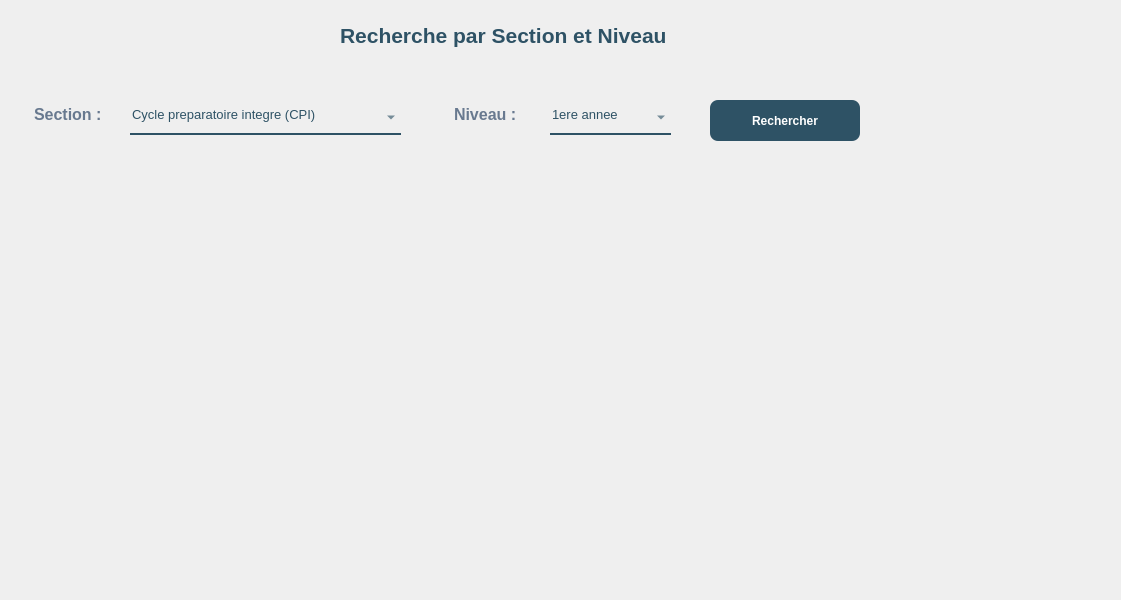
<?xml version="1.0" encoding="UTF-8"?>
<ui version="4.0">
 <class>Dialog</class>
 <widget class="QDialog" name="Dialog">
  <property name="geometry">
   <rect>
    <x>0</x>
    <y>0</y>
    <width>1121</width>
    <height>600</height>
   </rect>
  </property>
  <property name="windowTitle">
   <string>Dialog</string>
  </property>
  <widget class="QPushButton" name="pushButton">
   <property name="geometry">
    <rect>
     <x>710</x>
     <y>100</y>
     <width>150</width>
     <height>41</height>
    </rect>
   </property>
   <property name="font">
    <font>
     <pointsize>-1</pointsize>
     <weight>87</weight>
     <bold>true</bold>
    </font>
   </property>
   <property name="styleSheet">
    <string notr="true">background: rgb(255,255,255);
background: rgba(46,82,101,255);
  border: 0 solid #E2E8F0;
  color: rgb(255, 255, 255);
  font-size: 12px;
  font-weight: 700;
  height: 56px;
  border-radius: 8px;

</string>
   </property>
   <property name="text">
    <string>Rechercher</string>
   </property>
  </widget>
  <widget class="QLabel" name="label_10">
   <property name="geometry">
    <rect>
     <x>340</x>
     <y>10</y>
     <width>441</width>
     <height>51</height>
    </rect>
   </property>
   <property name="font">
    <font>
     <family>Arial</family>
     <pointsize>16</pointsize>
     <weight>75</weight>
     <bold>true</bold>
     <underline>false</underline>
    </font>
   </property>
   <property name="styleSheet">
    <string notr="true">color:rgba(46,82,101,255);
background-color:rgba(0,0,0,0);
</string>
   </property>
   <property name="text">
    <string>Recherche par Section et Niveau</string>
   </property>
  </widget>
  <widget class="QComboBox" name="comboBox">
   <property name="geometry">
    <rect>
     <x>130</x>
     <y>100</y>
     <width>271</width>
     <height>35</height>
    </rect>
   </property>
   <property name="font">
    <font>
     <pointsize>10</pointsize>
     <weight>50</weight>
     <bold>false</bold>
    </font>
   </property>
   <property name="styleSheet">
    <string notr="true">background-color:rgba(0,0,0,0);
border: 2px solid rgba(0,0,0,0);
border-bottom-color:rgba(46,82,101,255);
color:rgba(46,82,101,255);
padding-bottom:7px;</string>
   </property>
   <item>
    <property name="text">
     <string>Cycle preparatoire integre (CPI)</string>
    </property>
   </item>
   <item>
    <property name="text">
     <string>Licence en sciences de l informatique (L-I)</string>
    </property>
   </item>
   <item>
    <property name="text">
     <string>Licence en mathematiques appliquee (L-M)</string>
    </property>
   </item>
   <item>
    <property name="text">
     <string>Mastere de recherche en genie logiciel (MR-GL)</string>
    </property>
   </item>
   <item>
    <property name="text">
     <string>Mastere professionnel en genie logiciel (MP-GL)</string>
    </property>
   </item>
   <item>
    <property name="text">
     <string>Diplome national d ingenieur en electronique (ING)</string>
    </property>
   </item>
  </widget>
  <widget class="QTableView" name="tableView">
   <property name="geometry">
    <rect>
     <x>20</x>
     <y>180</y>
     <width>1081</width>
     <height>391</height>
    </rect>
   </property>
   <property name="styleSheet">
    <string notr="true">background:rgba(0,0,0,0);
border:none;</string>
   </property>
  </widget>
  <widget class="QComboBox" name="comboBox_2">
   <property name="geometry">
    <rect>
     <x>550</x>
     <y>100</y>
     <width>121</width>
     <height>35</height>
    </rect>
   </property>
   <property name="font">
    <font>
     <pointsize>10</pointsize>
     <weight>50</weight>
     <bold>false</bold>
    </font>
   </property>
   <property name="styleSheet">
    <string notr="true">background-color:rgba(0,0,0,0);
border: 2px solid rgba(0,0,0,0);
border-bottom-color:rgba(46,82,101,255);
color:rgba(46,82,101,255);
padding-bottom:7px;</string>
   </property>
   <item>
    <property name="text">
     <string>1ere annee</string>
    </property>
   </item>
   <item>
    <property name="text">
     <string>2eme annee</string>
    </property>
   </item>
   <item>
    <property name="text">
     <string>3eme annee</string>
    </property>
   </item>
  </widget>
  <widget class="QLabel" name="label_2">
   <property name="geometry">
    <rect>
     <x>450</x>
     <y>100</y>
     <width>101</width>
     <height>35</height>
    </rect>
   </property>
   <property name="font">
    <font>
     <pointsize>12</pointsize>
     <weight>75</weight>
     <bold>true</bold>
    </font>
   </property>
   <property name="styleSheet">
    <string notr="true">background-color:rgba(0,0,0,0);
color:rgb(104, 121, 143);
padding-bottom:7px;</string>
   </property>
   <property name="text">
    <string>Niveau :</string>
   </property>
  </widget>
  <widget class="QLabel" name="label">
   <property name="geometry">
    <rect>
     <x>30</x>
     <y>100</y>
     <width>111</width>
     <height>35</height>
    </rect>
   </property>
   <property name="font">
    <font>
     <pointsize>12</pointsize>
     <weight>75</weight>
     <bold>true</bold>
    </font>
   </property>
   <property name="styleSheet">
    <string notr="true">background-color:rgba(0,0,0,0);
color:rgb(104, 121, 143);
padding-bottom:7px;</string>
   </property>
   <property name="text">
    <string>Section :</string>
   </property>
  </widget>
  <widget class="QLabel" name="label_4">
   <property name="geometry">
    <rect>
     <x>-10</x>
     <y>-150</y>
     <width>1131</width>
     <height>761</height>
    </rect>
   </property>
   <property name="styleSheet">
    <string notr="true">border-image:url(:/img/897.jpg);</string>
   </property>
   <property name="text">
    <string/>
   </property>
  </widget>
  <zorder>label_4</zorder>
  <zorder>pushButton</zorder>
  <zorder>label_10</zorder>
  <zorder>comboBox</zorder>
  <zorder>tableView</zorder>
  <zorder>comboBox_2</zorder>
  <zorder>label_2</zorder>
  <zorder>label</zorder>
 </widget>
 <resources>
  <include location="../img/back.qrc"/>
 </resources>
 <connections/>
</ui>
